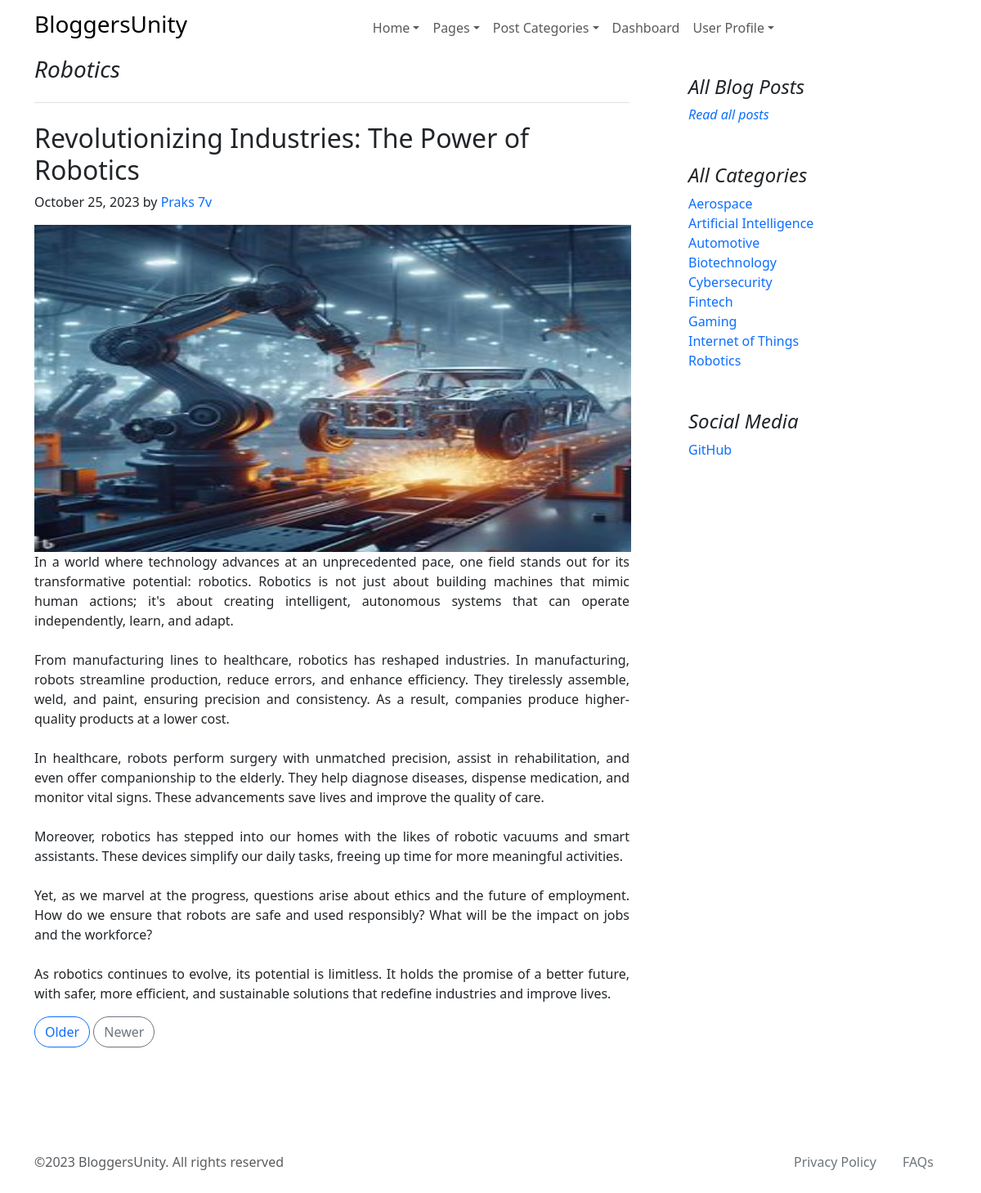
The page /blog/revolutionizing-industries-the-power-of-robotics/ (signed in) on the database its author committed.
### Tech/models.py (models this page shows, shortened)
class BlogPost(models.Model):
    title = models.CharField(max_length=200)
    content = models.TextField()
    author = models.ForeignKey(CustomUser, on_delete=models.CASCADE)
    pub_date = models.DateTimeField(auto_now_add=True)
    STATUS_CHOICES = (
        ('draft', 'Draft'),
        ('published', 'Published'),
        ('archived', 'Archived'),
    )
    status = models.CharField(max_length=20, choices=STATUS_CHOICES, default='draft')
    image = models.ImageField(upload_to='blog_images/', blank=True, null=True)
    CATEGORY_CHOICES = (
        ('Aerospace', 'Aerospace'),
        ('Artificial_Intelligence', 'Artificial Intelligence'),
        ('Automotive', 'Automotive'),
        ('Biotechnology', 'Biotechnology'),
        ('Cybersecurity', 'Cybersecurity'),
        ('Fintech', 'Fintech'),
        ('Gaming', 'Gaming'),
        ('IoT', 'Internet of Things'),
        ('Robotics', 'Robotics'),
        ('Other', 'Other'),
    )
    categories = models.CharField(max_length=100, choices=CATEGORY_CHOICES, default='Other')
    slug = models.SlugField(unique=True, max_length=255, blank=True)
    objects = models.Manager()

class CustomUser(AbstractBaseUser, PermissionsMixin):
    username = models.CharField(max_length=30, unique=True)
    email = models.EmailField(unique=True)
    first_name = models.CharField(max_length=30, blank=True)
    last_name = models.CharField(max_length=30, blank=True)
    profile_picture = models.ImageField(upload_to='profile_pictures', blank=True, null=True)
    date_of_birth = models.DateField(null=True, blank=True)
    bio = models.TextField(blank=True)
    is_active = models.BooleanField(default=True)
    is_staff = models.BooleanField(default=False)
    date_joined = models.DateTimeField(default=timezone.now)
    objects = CustomUserManager()
    USERNAME_FIELD = 'email'
    REQUIRED_FIELDS = ['username']
    def __str__(self):
        if self.first_name and self.last_name:
            return f"{self.first_name} {self.last_name}"
        elif self.username:
            return self.username
        else:
            return self.email

### Tech/views.py (the view)
# urls.py: path('blog/<slug:post_slug>/', views.BlogPostDetailView.as_view(), name='blog_post_detail'),
class BlogPostDetailView(View):
    template_name = 'Tech/blog_post_detail.html'
    def get(self, request, post_slug):
        current_post = get_object_or_404(BlogPost, slug=post_slug)
        previous_post = BlogPost.objects.filter(pub_date__lt=current_post.pub_date).order_by('-pub_date').first()
        next_post = BlogPost.objects.filter(pub_date__gt=current_post.pub_date).order_by('pub_date').first()
        context = {
            'current_post': current_post,
            'previous_post': previous_post,
            'next_post': next_post,
        }
        return render(request, self.template_name, context)

### Tech/templates/Tech/blog_post_detail.html (shortened to what this page needs)
{% extends 'Tech/base.html' %}
{% block content %}
<main class="container">
    <div class="row g-5">
        <div class="col-md-8">
            <h3 class="pb-4 mb-4 fst-italic border-bottom">
                {{ current_post.get_categories_display }}
            </h3>
            <article class="blog-post">
                <h2 class="blog-post-title">{{ current_post.title }}</h2>
                <p class="blog-post-meta">{{ current_post.pub_date |date:"F d, Y" }} by <a class="text-decoration-none"
                                                                                           href="{% url 'author_posts' author_name=current_post.author %}">
                    {{ current_post.author }}</a></p>
                <div class="col-auto d-none d-lg-block">
                    {% if current_post.image %}
                    <img class="bd-placeholder-img" src="{{ current_post.image.url }}" width="730" height="400"
                         alt="Placeholder: Thumbnail">
                    {% endif %}
                </div>
                <div class="blog-content" style="text-align: justify;">
                    <p>{{ current_post.content | linebreaksbr }}</p>
                </div>
            </article>
            <nav class="blog-pagination" aria-label="Pagination">
                {% if previous_post %}
                <a class="btn btn-outline-primary rounded-pill" href="{% url 'blog_post_detail' previous_post.slug %}">Older</a>
                {% endif %}
                {% if next_post %}
                <a class="btn btn-outline-secondary rounded-pill" href="{% url 'blog_post_detail' next_post.slug %}">Newer</a>
                {% endif %}
            </nav>
        </div>
        <div class="col-md-4">
            <div class="position-sticky" style="top: 2rem;">
                <div class="p-4">
                    <h4 class="fst-italic">All Blog Posts</h4>
                    <ol class="list-unstyled mb-0">
                        <li><a class="fst-italic" href="/blog/" style="text-decoration: none;">Read all posts</a></li>
                    </ol>
                </div>
                <div class="p-4">
                    <h4 class="fst-italic">All Categories</h4>
                    <ol class="list-unstyled mb-0">
                        <li><a href="/category/aerospace/" style="text-decoration: none;">Aerospace</a></li>
                        <li><a href="/category/artificial_intelligence/"
                               style="text-decoration: none;">Artificial Intelligence</a></li>
                        <li><a href="/category/automotive/" style="text-decoration: none;">Automotive</a></li>
                        <li><a href="/category/biotechnology/" style="text-decoration: none;">Biotechnology</a></li>
                        <li><a href="/category/cybersecurity/" style="text-decoration: none;">Cybersecurity</a></li>
                        <li><a href="/category/fintech/" style="text-decoration: none;">Fintech</a></li>
                        <li><a href="/category/gaming/" style="text-decoration: none;">Gaming</a></li>
                        <li><a href="/category/iot/" style="text-decoration: none;">Internet of Things</a></li>
                        <li><a href="/category/robotics/" style="text-decoration: none;">Robotics</a></li>
                    </ol>
                </div>
                <div class="p-4">
                    <h4 class="fst-italic">Social Media</h4>
                    <ol class="list-unstyled">
                        <li><a href="https://github.com/praks7v" style="text-decoration: none;">GitHub</a></li>
                    </ol>
                </div>
            </div>
        </div>
    </div>
</main>
{% endblock %}

### rows shown on the page
BlogPost: categories "Robotics", title "Revolutionizing Industries: The Power of Robotics", pub_date "October 25, 2023", author "Praks 7v", image (picture), content "In a world where technology advances at an unprecedented pace, one field stands out for its transformative potential: robotics. Robotics is not just about building machines that mimic human actions; it's about creating intelligent, autonomous systems that can operate independently, learn, and adapt. From manufacturing lines to healthcare, robotics has reshaped industries. In manufacturing, robots streamline production, reduce errors, and enhance efficiency. They tirelessly assemble, weld, and paint, ensuring precision and consistency. As a result, companies produce higher-quality products at a lower cost. In healthcare, robots perform surgery with unmatched precision, assist in…"
